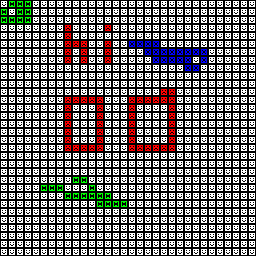

Below is a game level as drawn by its tile map, then a one-line description and the .tmx file that defines it, in full:
An orthogonal 32x32 tile map with 8x8 px tiles, 1 tile layer (Tile Layer 1).

<map version="1.8" tiledversion="1.8.1" orientation="orthogonal" renderorder="right-down" width="32" height="32" tilewidth="8" tileheight="8" infinite="0" nextlayerid="2" nextobjectid="1">
 <editorsettings>
  <export target="nexus.json" format="json" />
 </editorsettings>
 <tileset firstgid="1" source="../tsx/nexus.tsx" />
 <layer id="1" name="Tile Layer 1" width="32" height="32">
  <data encoding="csv">
1,4,4,4,1,1,1,1,1,1,1,1,1,1,1,1,1,1,1,1,1,1,1,1,1,1,1,1,1,1,1,1,
4,1,4,4,1,1,1,1,1,1,1,1,1,1,1,1,1,1,1,1,1,1,1,1,1,1,1,1,1,1,1,1,
4,4,4,4,1,1,1,1,1,1,1,1,1,1,1,1,1,1,1,1,1,1,1,1,1,1,1,1,1,1,1,1,
1,1,1,1,1,1,1,1,2,1,1,1,1,2,1,1,1,1,1,1,1,1,1,1,1,1,1,1,1,1,1,1,
1,1,1,1,1,1,1,1,2,1,1,1,1,1,1,1,1,1,1,1,1,1,1,1,1,1,1,1,1,1,1,1,
1,1,1,1,1,1,1,1,2,2,2,1,1,2,1,1,3,3,3,3,1,1,1,1,1,1,1,1,1,1,1,1,
1,1,1,1,1,1,1,1,2,1,2,1,1,2,1,1,1,1,3,3,3,3,3,3,3,3,1,1,1,1,1,1,
1,1,1,1,1,1,1,1,2,1,2,1,1,2,1,1,1,1,1,3,3,3,3,3,1,3,1,1,1,1,1,1,
1,1,1,1,1,1,1,1,1,1,1,1,1,1,1,1,1,1,1,1,1,1,1,3,3,1,1,1,1,1,1,1,
1,1,1,1,1,1,1,1,1,1,1,1,1,1,1,1,1,1,1,1,1,1,1,1,1,1,1,1,1,1,1,1,
1,1,1,1,1,1,1,1,1,1,1,1,1,1,1,1,1,1,1,1,1,1,1,1,1,1,1,1,1,1,1,1,
1,1,1,1,1,1,1,1,1,1,1,1,1,1,1,1,1,1,1,1,2,2,1,1,1,1,1,1,1,1,1,1,
1,1,1,1,1,1,1,1,2,2,2,2,2,1,1,1,2,2,2,2,2,2,1,1,1,1,1,1,1,1,1,1,
1,1,1,1,1,1,1,1,2,1,1,1,2,1,1,1,2,1,1,1,1,2,1,1,1,1,1,1,1,1,1,1,
1,1,1,1,1,1,1,1,2,1,1,1,2,1,1,1,2,1,1,1,1,2,1,1,1,1,1,1,1,1,1,1,
1,1,1,1,1,1,1,1,2,1,1,1,2,1,1,1,2,1,1,1,1,2,1,1,1,1,1,1,1,1,1,1,
1,1,1,1,1,1,1,1,2,1,1,1,2,1,1,1,2,1,1,1,1,2,1,1,1,1,1,1,1,1,1,1,
1,1,1,1,1,1,1,1,2,1,1,1,2,1,1,1,2,1,1,1,1,2,1,1,1,1,1,1,1,1,1,1,
1,1,1,1,1,1,1,1,2,2,2,2,2,1,1,1,2,2,2,2,2,2,1,1,1,1,1,1,1,1,1,1,
1,1,1,1,1,1,1,1,1,1,1,1,1,1,1,1,1,1,1,1,1,1,1,1,1,1,1,1,1,1,1,1,
1,1,1,1,1,1,1,1,1,1,1,1,1,1,1,1,1,1,1,1,1,1,1,1,1,1,1,1,1,1,1,1,
1,1,1,1,1,1,1,1,1,1,1,1,1,1,1,1,1,1,1,1,1,1,1,1,1,1,1,1,1,1,1,1,
1,1,1,1,1,1,1,1,1,4,4,1,1,1,1,1,1,1,1,1,1,1,1,1,1,1,1,1,1,1,1,1,
1,1,1,1,1,4,4,4,1,1,1,4,1,1,1,1,1,1,1,1,1,1,1,1,1,1,1,1,1,1,1,1,
1,1,1,1,1,1,1,1,4,4,4,4,4,4,1,1,1,1,1,1,1,1,1,1,1,1,1,1,1,1,1,1,
1,1,1,1,1,1,1,1,1,1,1,1,4,4,4,4,1,1,1,1,1,1,1,1,1,1,1,1,1,1,1,1,
1,1,1,1,1,1,1,1,1,1,1,1,1,1,1,1,1,1,1,1,1,1,1,1,1,1,1,1,1,1,1,1,
1,1,1,1,1,1,1,1,1,1,1,1,1,1,1,1,1,1,1,1,1,1,1,1,1,1,1,1,1,1,1,1,
1,1,1,1,1,1,1,1,1,1,1,1,1,1,1,1,1,1,1,1,1,1,1,1,1,1,1,1,1,1,1,1,
1,1,1,1,1,1,1,1,1,1,1,1,1,1,1,1,1,1,1,1,1,1,1,1,1,1,1,1,1,1,1,1,
1,1,1,1,1,1,1,1,1,1,1,1,1,1,1,1,1,1,1,1,1,1,1,1,1,1,1,1,1,1,1,1,
1,1,1,1,1,1,1,1,1,1,1,1,1,1,1,1,1,1,1,1,1,1,1,1,1,1,1,1,1,1,1,1
</data>
 </layer>
</map>